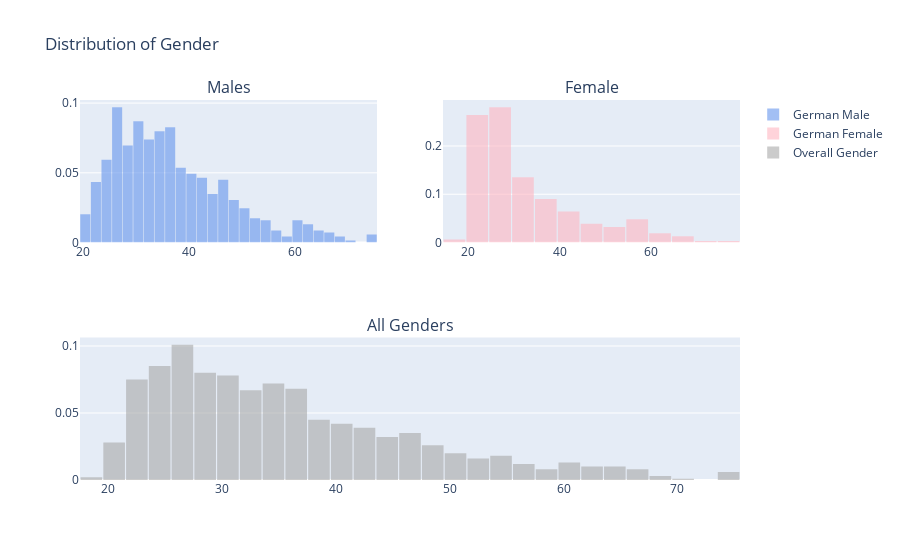

Source (notebook cell):
### Code cell
from plotly import tools
#import plotly.plotly as py
import plotly.graph_objs as go

by_age = df['Age'].values.tolist()
male_age = df['Age'].loc[df['Sex'] == 'male'].values.tolist()
female_age = df['Age'].loc[df['Sex'] == 'female'].values.tolist()

trace0 = go.Histogram(
    x=male_age,
    histnorm='probability',
    name="German Male",
    marker = dict(
        color = 'rgba(100, 149, 237, 0.6)',
    )
)
trace1 = go.Histogram(
    x=female_age,
    histnorm='probability',
    name="German Female",
    marker = dict(
        color = 'rgba(255, 182, 193, 0.6)',
    )
)
trace2 = go.Histogram(
    x=by_age,
    histnorm='probability',
    name="Overall Gender",
    marker = dict(
        color = 'rgba(169, 169, 169, 0.6)',
    )
)
fig = tools.make_subplots(rows=2, cols=2, specs=[[{}, {}], [{'colspan': 2}, None]],
                          subplot_titles=('Males','Female', 'All Genders'))

fig.append_trace(trace0, 1, 1)
fig.append_trace(trace1, 1, 2)
fig.append_trace(trace2, 2, 1)

fig['layout'].update(showlegend=True, title='Distribution of Gender', bargap=0.05)
iplot(fig, filename='custom-sized-subplot-with-subplot-titles')

### Figure 1 — Plotly figure (JSON) as saved in the notebook; plotly's stock layout.template omitted (floating-point values rounded to 4 significant figures; data arrays with more than 128 entries replaced by an {"elided": "..."} marker saying what was removed)
{"data": [{"histnorm": "probability", "marker": {"color": "rgba(100, 149, 237, 0.6)"}, "name": "German Male", "type": "histogram", "x": {"elided": "690 int values"}, "xaxis": "x", "yaxis": "y"}, {"histnorm": "probability", "marker": {"color": "rgba(255, 182, 193, 0.6)"}, "name": "German Female", "type": "histogram", "x": {"elided": "310 int values"}, "xaxis": "x2", "yaxis": "y2"}, {"histnorm": "probability", "marker": {"color": "rgba(169, 169, 169, 0.6)"}, "name": "Overall Gender", "type": "histogram", "x": {"elided": "1000 int values"}, "xaxis": "x3", "yaxis": "y3"}], "layout": {"annotations": [{"font": {"size": 16}, "showarrow": false, "text": "Males", "x": 0.225, "xanchor": "center", "xref": "paper", "y": 1, "yanchor": "bottom", "yref": "paper"}, {"font": {"size": 16}, "showarrow": false, "text": "Female", "x": 0.775, "xanchor": "center", "xref": "paper", "y": 1, "yanchor": "bottom", "yref": "paper"}, {"font": {"size": 16}, "showarrow": false, "text": "All Genders", "x": 0.5, "xanchor": "center", "xref": "paper", "y": 0.375, "yanchor": "bottom", "yref": "paper"}], "bargap": 0.05, "showlegend": true, "title": {"text": "Distribution of Gender"}, "xaxis": {"anchor": "y", "domain": [0, 0.45]}, "xaxis2": {"anchor": "y2", "domain": [0.55, 1]}, "xaxis3": {"anchor": "y3", "domain": [0, 1]}, "yaxis": {"anchor": "x", "domain": [0.625, 1]}, "yaxis2": {"anchor": "x2", "domain": [0.625, 1]}, "yaxis3": {"anchor": "x3", "domain": [0, 0.375]}}}
